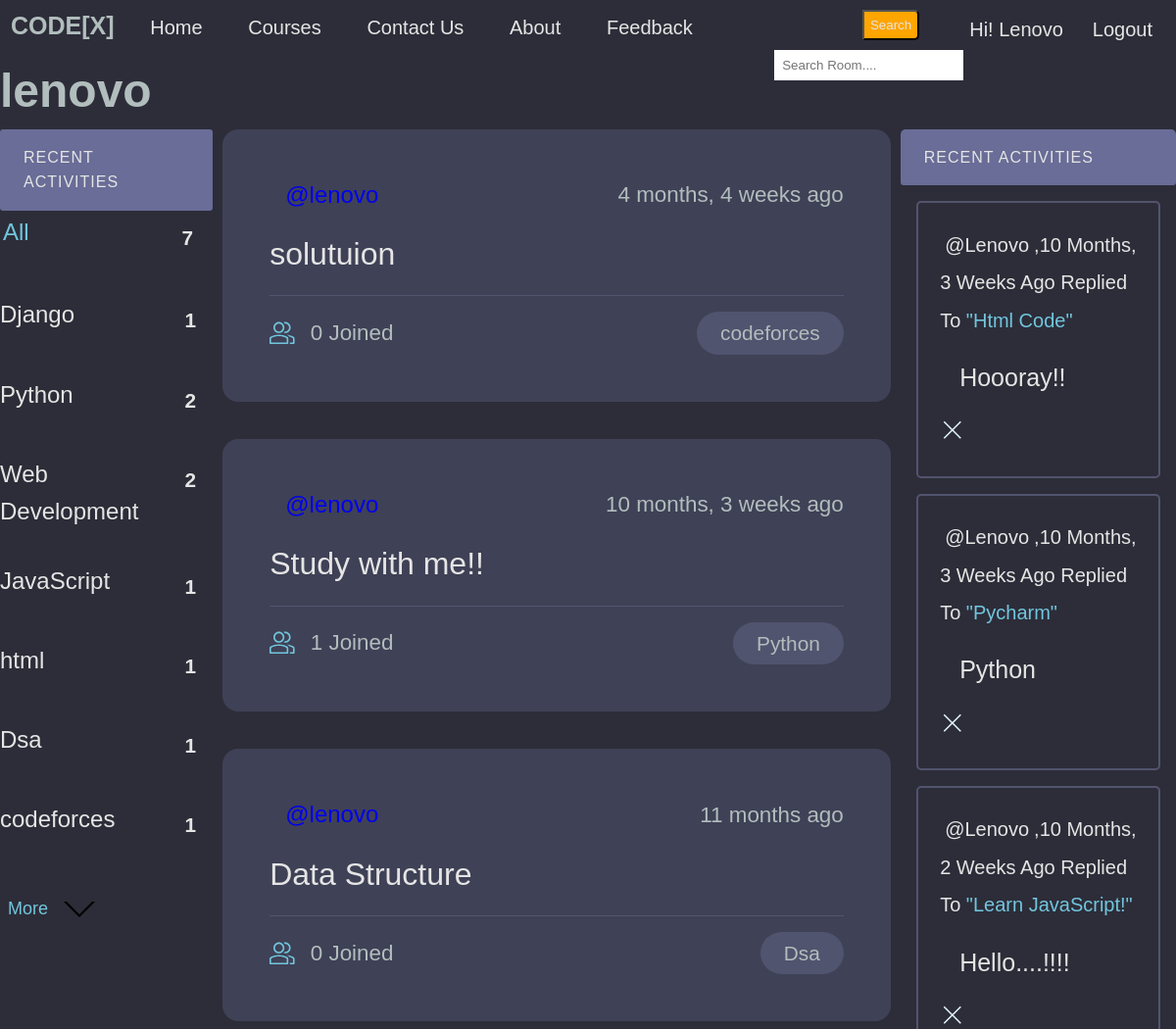
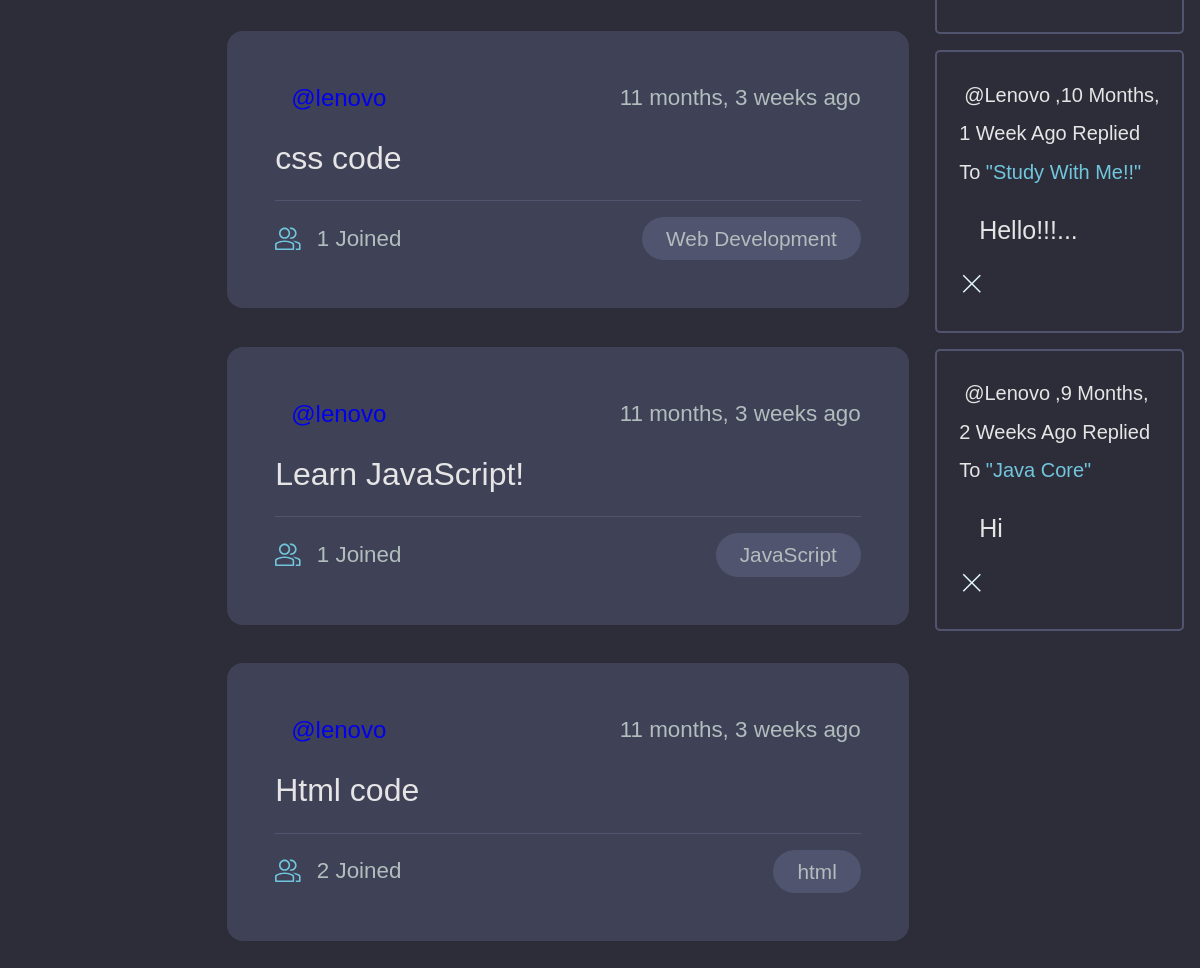
Screenshot of /profile/1 (signed in) with the database file from the repository (2 pictures, top to bottom).
### base/models.py (models this page shows, shortened)
class Topic(models.Model):
    name = models.CharField(max_length=200)

class Room(models.Model):
    host =  models.ForeignKey(User, on_delete=models.SET_NULL,null=True)
    topic = models.ForeignKey(Topic, on_delete=models.SET_NULL,null=True)
    name =  models.CharField(max_length= 200)
    description = models.TextField(null= True, blank= True)
    participants= models.ManyToManyField(User, related_name='participants', blank=True)
    updated= models.DateTimeField(auto_now= True)
    created= models.DateTimeField(auto_now_add=True)
    class Meta:
        ordering = ['-updated','-created']
    def __str__(self):
        return self.name

class Message(models.Model):
    user= models.ForeignKey(User, on_delete=models.CASCADE)
    room = models.ForeignKey(Room, on_delete=models.CASCADE)
    body = models.TextField()
    updated= models.DateTimeField(auto_now= True)
    created = models.DateTimeField(auto_now_add=True)
    def __str__(self):
        return self.body[0:50]

### base/views.py (the view)
# urls.py: path('profile/<str:pk>',views.userProfile,name="user-profile"),
def userProfile(request, pk):
    user= User.objects.get(id=pk)
    rooms= user.room_set.all()
    room_message= user.message_set.all()
    topics= Topic.objects.all()
    context= {'user': user, 'rooms': rooms, 'room_message': room_message, 'topics': topics }
    return render(request, 'base/profile.html', context )

### base/templates/base/profile.html (shortened to what this page needs)
{% extends 'main.html' %}
{% block content %}
<h1>{{ user.username }}</h1>
<div class="profile-container">
    <div>
        {% include 'base/topics_component.html' %}
    </div>
    <div>
        {% include 'base/feed_component.html' %}
    </div>
    <div>
        {% include 'base/activity_component.html' %}
    </div>
</div>
{% endblock content %}

### templates/main.html (shortened to what this page needs)
<!DOCTYPE html>
<html lang="en">
<head>
</head>
<body>
    <nav class="nav-bar">
        <ul>
            <label class="logo">CODE[X]</label>
            <li><a  href="/">Home</a></li>
            <li><a href="{% url 'course' %}">Courses</a></li>
            <li><a href="{% url 'contact' %}">Contact us</a></li>
            <li><a href="#">About</a></li>
            <li><a href="#">feedback</a></li>
        </ul>
        {% if request.user.is_authenticated %}
        <a class="logout" href="{% url 'logout' %}">Logout</a>
        <p class="hello">Hi! {{request.user}}</p>
        {% else %}
        <a class="login" href="{% url 'login' %}">Login</a>
        {% endif %}
        <form method="GET" action="{% url 'home' %}">
            <button class="but">Search</button>
            <input class="search" type="text" name="q" placeholder="Search Room...."/>
        </form>
    </nav>
    {% block content %}
    {% endblock %}
</body>
</html>

### base/templates/base/topics_component.html (shortened to what this page needs)
<div class="topics-container">
    <div class="activities__header">
        <h2> Recent Activities </h2>
    </div>
    <ul class="topics__list">
        <li>
            <a href="{% url 'home' %}" class="active">All<span>{{topics.count}}</span></a>
        </li>
        {% for topic in topics %}
            <li>
                <a href="{% url 'home' %}?q={{topic.name}}">{{topic.name}}<span>{{topic.room_set.all.count}}</span></a>
            </li>
        {% endfor %}
    </ul>
    <a class="btn btn--link" href="{% url 'course' %}">More
        <svg version="1.1" xmlns="http://www.w3.org/2000/svg" width="32" height="32" viewBox="0 0 32 32">
            <title>chevron-down</title>
            <path d="M16 21l-13-13h-3l16 16 16-16h-3l-13 13z"></path>
        </svg>
    </a>
</div>

### base/templates/base/feed_component.html (shortened to what this page needs)
{% for room in rooms %}
<div class="roomListRoom">
    <div class="roomListRoom__header">
        <a href="{% url 'user-profile' room.host.id %}" class="roomListRoom__author">
            <span>@{{room.host.username}}</span>
        </a>
        <div class="roomListRoom__actions">
            <span>{{room.created|timesince}} ago</span>
        </div>
    </div>
    <div class="roomListRoom__content">
        <a href="{% url 'room' room.id %}">{{room.name}}</a>
    </div>
    <div class="roomListRoom__meta">
        <a href="{% url 'room' room.id %}" class="roomListRoom__joined">
            {{room.participants.all.count}} Joined
        </a>
        <p class="roomListRoom__topic">{{room.topic.name}}</p>
    </div>
</div>
{% endfor %}

### base/templates/base/activity_component.html (shortened to what this page needs)
<div class="activities">
    <div class="activities__header">
        <h2> Recent Activities </h2>
    </div>
    {% for message in room_message %}
        <div class="activities__box">
            <div>
                <small class="m_e_s"><a class="message-user" href="{% url 'user-profile' message.user.id %}">@{{ message.user }}</a>,{{message.created|timesince}} ago replied to </small>
                <small class="mess-room">"{{message.room}}"</small>
                <p class="user-message">{{message}}</p>
                {% if request.user == message.user %}
                    <div class="roomListRoom__actions">
                        <a href="{% url 'delete-message' message.id %}">
                            <svg version="1.1" xmlns="http://www.w3.org/2000/svg" width="32" height="32" viewBox="0 0 32 32">
                                <title>Delete Message</title>
                                <path
                                    d="M27.314 6.019l-1.333-1.333-9.98 9.981-9.981-9.981-1.333 1.333 9.981 9.981-9.981 9.98 1.333 1.333 9.981-9.98 9.98 9.98 1.333-1.333-9.98-9.98 9.98-9.981z">
                                </path>
                            </svg>
                        </a>
                    </div>
                {% endif %}
            </div>
        </div>
    {% endfor %}
</div>

### templates/main.html (style rules this page uses)
:root { --color-main: #71c6dd; --color-main-light: #e1f6fb; --color-dark: #3f4156; --color-dark-medium: #51546e; --color-dark-light: #696d97; --color-light: #e5e5e5; --color-gray: #8b8b8b; --color-light-gray: #b2bdbd; --color-bg: #2d2d39; --color-success: #5dd693; --color-error: #fc4b0b; }
* { padding: 0; margin: 0; text-decoration: none; list-style-type: none; box-sizing: border-box; font-family: 'Nunito', sans-serif }
body { color: var(--color-light-gray); background-color: var(--color-bg); line-height: 1.6; font-weight: 400; font-size: 1.5rem; min-height: 100vh; }
.nav-bar { background:#2d2d39; height: 55px; width: 100%; }
.logo { color:#b2bdbd ; font-size: 25px; line-height: 50px; padding: 0 10px; font-weight: bold; }
nav ul { float:left; margin:1px; }
nav ul li { display: inline-block; line-height:40px; margin: 0 14px; }
nav ul li a { color: #e5e5e5; font-size: 20px; padding: 4px 6px; border-radius: 3px; text-transform:capitalize; }
.search { float: right; margin-top: 10px; border: none; padding: 8px; }
button { float: right; margin-right: 45px; padding: 6px; margin-top: 10px; background: orange; color: #e5e5e5; border-radius: 0 5px 5px 0; cursor: pointer; }
.logout { float: right; color: #e5e5e5; font-size: 20px; padding: 4px 6px; border-radius: 3px; text-transform:capitalize; margin-top: 10px; margin-right: 18px; cursor: pointer; }
.hello { float: right; color: #e5e5e5; font-size: 20px; padding: 4px 6px; border-radius: 3px; text-transform:capitalize; margin-top: 10px; margin-right: 18px; }

### base/templates/base/profile.html (style rules this page uses)
.profile-container { display: grid; grid-template-columns: 1fr 3fr 1fr; }

### base/templates/base/topics_component.html (style rules this page uses)
:root { --color-main: #71c6dd; --color-main-light: #e1f6fb; --color-dark: #3f4156; --color-dark-medium: #51546e; --color-dark-light: #696d97; --color-light: #e5e5e5; --color-gray: #8b8b8b; --color-light-gray: #b2bdbd; --color-bg: #2d2d39; --color-success: #5dd693; --color-error: #fc4b0b; }
.topics-container { margin-right: 10px; }
.topics__list { list-style: none; }
.topics__list li a { display: flex; justify-content: space-between; margin-bottom: 2rem; font-weight: 500; color: var( --color-light); transition: all 0.3s ease-in-out; }
.topics__list li a.active, .topics__list li a:hover { color: var(--color-main); border-radius: 3px; padding: 3px 3px; }
.topics__list li a span { padding: 0.5rem 1rem; color: var( --color-light); border-radius: 3px; font-size: 1.3rem; font-weight: 700; letter-spacing: 1px; }
.btn { background-color: transparent; border: none; display: inline-flex; align-items: center; gap: 1rem; cursor: pointer; transition: all ease-in-out 0.3s; border-radius: 3px; box-shadow: 1px 1px 3px 1px rgba(0, 0, 0, 0.15); padding:8px 10px; font-size: 18px; margin-top: 10px; margin-bottom: 10px; margin-left: 5px; }
.btn--link { border-radius: 3px; padding: 3px; color: var(--color-main); box-shadow: none; }
.activities__header h2 { background-color: var(--color-dark-light); text-transform: uppercase; font-weight: 500; padding: 1rem 1.5rem; color: var(--color-light); letter-spacing: 1px; font-size: 1rem; border-radius: 3px; }

### base/templates/base/activity_component.html (style rules this page uses)
:root { --color-main: #71c6dd; --color-main-light: #e1f6fb; --color-dark: #3f4156; --color-dark-medium: #51546e; --color-dark-light: #696d97; --color-light: #e5e5e5; --color-gray: #8b8b8b; --color-light-gray: #b2bdbd; --color-bg: #2d2d39; --color-success: #5dd693; --color-error: #fc4b0b; }
.activities { border-radius: 5px; overflow: hidden; margin-left: 10px; }
.activities__header h2 { background-color: var(--color-dark-light); text-transform: uppercase; font-weight: 500; padding: 1rem 1.5rem; color: var(--color-light); letter-spacing: 1px; font-size: 1rem; }
.activities__box { margin: 1rem; padding: 1.4rem; border: 2px solid var(--color-dark-medium); border-radius: 5px; }
.roomListRoom__actions svg { fill: var(--color-main-light); }
.m_e_s { color: #e5e5e5; font-size: 20px; text-transform: capitalize; }
.message-user { color:#e5e5e5; padding: 5px; border-radius: 3px; }
.user-message { padding: 20px; font-size: 25px; text-transform: capitalize; color: #e5e5e5; }
.mess-room { font-size: 20px; color: #71c6dd; text-transform: capitalize; }

### rows the page displays
Topic: name "Django", room_set.all.count "1"
Topic: name "Python", room_set.all.count "2"
Topic: name "Web Development", room_set.all.count "2"
Topic: name "JavaScript", room_set.all.count "1"
Topic: name "html", room_set.all.count "1"
Topic: name "Dsa", room_set.all.count "1"
Topic: name "codeforces", room_set.all.count "1"
Room: host.username "lenovo", created "4 months, 4 weeks", name "solutuion", participants.all.count "0", topic.name "codeforces"
Room: host.username "lenovo", created "10 months, 3 weeks", name "Study with me!!", participants.all.count "1", topic.name "Python"
Room: host.username "lenovo", created "11 months", name "Data Structure", participants.all.count "0", topic.name "Dsa"
Room: host.username "lenovo", created "11 months, 3 weeks", name "css code", participants.all.count "1", topic.name "Web Development"
Room: host.username "lenovo", created "11 months, 3 weeks", name "Learn JavaScript!", participants.all.count "1", topic.name "JavaScript"
Room: host.username "lenovo", created "11 months, 3 weeks", name "Html code", participants.all.count "2", topic.name "html"
Message: user "Lenovo", created "10 Months, 3 Weeks", room "Html Code", body "Hoooray!!"
Message: user "Lenovo", created "10 Months, 3 Weeks", room "Pycharm", body "Python"
Message: user "Lenovo", created "10 Months, 2 Weeks", room "Learn JavaScript!", body "Hello....!!!!"
Message: user "Lenovo", created "10 Months, 1 Week", room "Study With Me!!", body "Hello!!!..."
Message: user "Lenovo", created "9 Months, 2 Weeks", room "Java Core", body "Hi"

### other values shown
{{ request.user }} "Lenovo"
{{ user.username }} "lenovo"
{{ topics.count }} "7"
